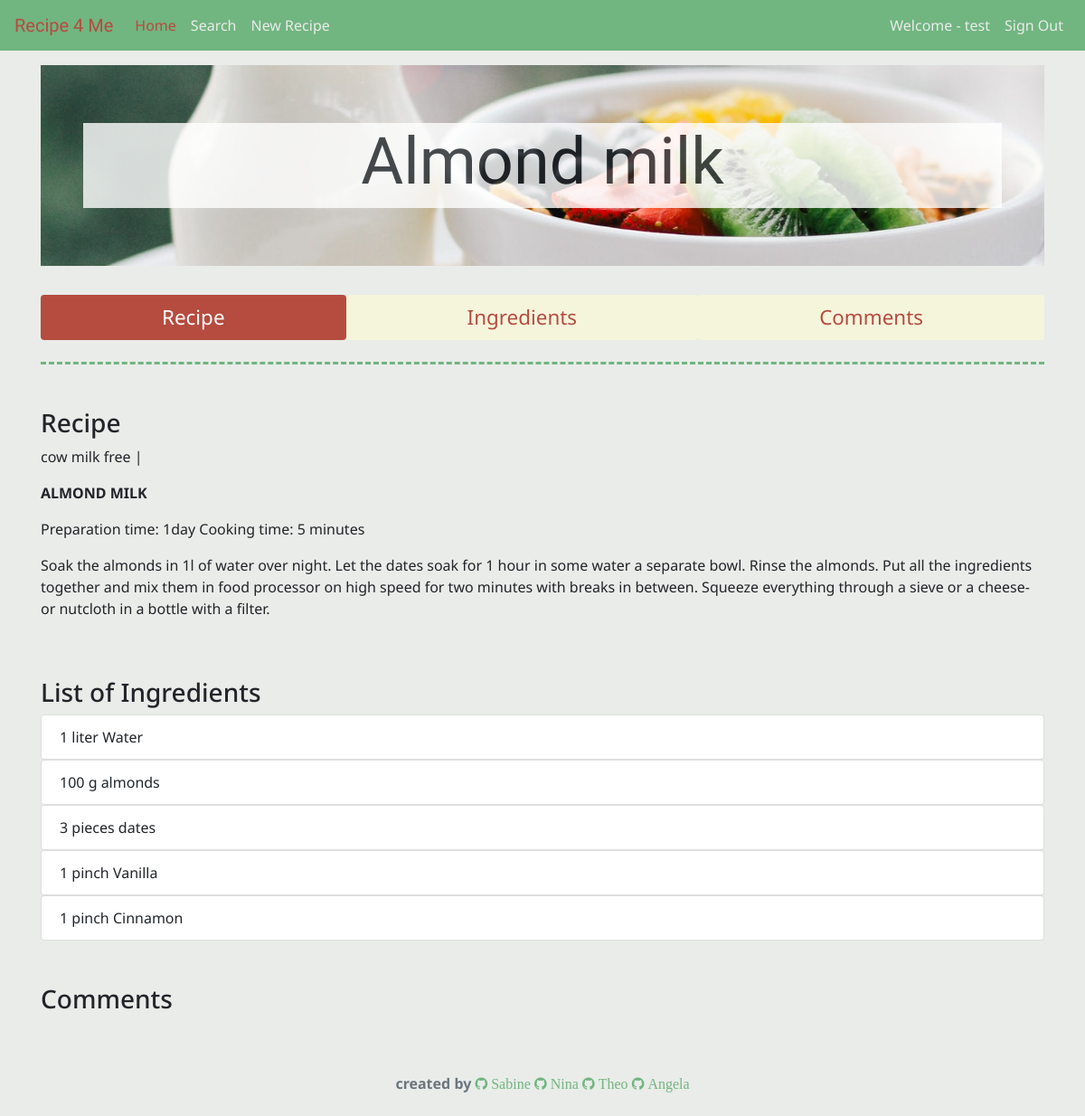
The app's page /recipe.php?id=5 (signed in) with its own data.
### tables this page shows
CREATE TABLE `users` (
  `userid` int(11) NOT NULL,
  `username` varchar(30) NOT NULL,
  `userlastname` varchar(30) NOT NULL,
  `useremail` varchar(60) NOT NULL,
  `userpass` varchar(255) NOT NULL
);

CREATE TABLE `recipe` (
  `idRecipe` int(11) NOT NULL,
  `name` varchar(300) NOT NULL,
  `cookingMethod` varchar(8000) NOT NULL,
  `instructions` varchar(8000) NOT NULL,
  `origin` varchar(50) NOT NULL,
  `fk_idImage` int(11) NOT NULL DEFAULT '1',
  `fk_userid` int(11) NOT NULL DEFAULT '1'
);

CREATE TABLE `images` (
  `idImage` int(11) NOT NULL,
  `image` varchar(200) NOT NULL
);

CREATE TABLE `tags` (
  `idTag` int(11) NOT NULL,
  `category` varchar(100) NOT NULL
);

CREATE TABLE `amount_ingredients` (
  `idAmount` int(11) NOT NULL,
  `amount` int(55) NOT NULL,
  `unit` varchar(50) NOT NULL,
  `ingredient` varchar(100) NOT NULL,
  `fk_idUnits` int(11) DEFAULT NULL,
  `fk_idIngredients` int(11) DEFAULT NULL,
  `fk_idRecipe` int(11) DEFAULT NULL
);

CREATE TABLE `units` (
  `idUnits` int(11) NOT NULL,
  `unit_EN` varchar(255) NOT NULL,
  `unit_DE` varchar(255) NOT NULL
);

CREATE TABLE `ingredient` (
  `idIngredient` int(11) NOT NULL,
  `ingredient` varchar(255) NOT NULL
);

### recipe.php (the view, shortened to what this page needs)
<?php
require_once 'actions/dbconnect.php';
 $res=mysqli_query($conn, "SELECT * FROM users WHERE userid=".$_SESSION['user']);
 $userRow=mysqli_fetch_array($res, MYSQLI_ASSOC);
?>
<!doctype html>
<html lang="en">
  <head>
    <link rel="stylesheet" href="https://cdnjs.cloudflare.com/ajax/libs/font-awesome/4.7.0/css/font-awesome.min.css">
    <link rel="stylesheet" href="https://maxcdn.bootstrapcdn.com/font-awesome/4.7.0/css/font-awesome.min.css">
    <link rel="stylesheet" href="https://maxcdn.bootstrapcdn.com/bootstrap/4.0.0/css/bootstrap.min.css">
    <link rel="stylesheet" href="css/custom.css">
  </head>
  <body data-spy="scroll" data-target=".navbar" data-offset="50">
    <nav class="navbar navbar-custom navbar-expand-md fixed-top">
      <a class="navbar-brand" href="index.php" id="brand_text">Recipe 4 Me</a>
      <div class="collapse navbar-collapse" id="navbarCollapse">
        <ul class="navbar-nav mr-auto">
          <li class="nav-item active">
            <a class="nav-link" href="home.php">Home<span class="sr-only">(current)</span></a>
          </li>
          <li class="nav-item">
            <a class="nav-link" href="filter.php">Search</a>
          </li>
          <li class="nav-item">
            <a class="nav-link" href="recipe_create.php">New Recipe</a>
          </li>
        </ul>
        <ul class="navbar-nav navbar-right">
          <li class="nav-item"><span class="nav-link">Welcome - <?php echo $userRow['username']; ?></span></li>
          <li class="nav-item"><a class="nav-link" href="logout.php?logout">Sign Out</a></li>
        </ul>
      </div>
    </nav>
<main role="main" class="container">
 <?php
 if($_GET) {
    $rid = $_GET['id'];
}
    $sql = "SELECT `images`.`image`, `recipe`.`name`, `recipe`.`cookingMethod`, `recipe`.`instructions`, `recipe`.`idRecipe`
FROM `recipe`
    LEFT JOIN `images` ON `recipe`.`fk_idImage` = `images`.`idImage`
WHERE `recipe`.`idRecipe` = {$rid}";
    $result = $conn->query($sql);
    if($result->num_rows > 0) {
    while($row = $result->fetch_assoc()) {
        echo "
  <div class='container-full-bg' style='background-image:url(img/" . $row['image'] . ");'>
    <div class='container special'>
      <div class='jumbotron' id='jumbotron-bg-image'>
        <div class='container'>
          <div class='row'>
            <div class='col-s-12 col-md-12' id='bg_text'>
          <h1 class='display-3 text-center' id='brand_text'>".$row['name']."</h1>
          ";
    }
    } else {
    echo "<p>No content avaliable</p>";
}
?>
          </div>
          </div>
      </div>
    </div>
  </div>
</div>
  <div>
      <ul class="nav nav-pills red flex-column flex-sm-row justify-content-center nav-fill mt-3">
    <li class="nav-item pill-1">
      <a class="nav-link active" href="#section1">Recipe</a>
    </li>
    <li class="nav-item pill-2">
      <a class="nav-link" href="#section2">Ingredients</a>
    </li>
    <li class="nav-item pill-3">
      <a class="nav-link" href="#section3">Comments</a>
    </li>
    </ul>
  </div>
<div><hr class="style5 mt-4"></div>
  <div class="col-s-12 col-md-12 mt-5 pl-0" id="section1">
    <h3>Recipe</h3>
    <?php
    if($_GET) {
    $rid1 = $_GET['id'];
}
    $sql1 = "SELECT `recipe`.`name`, `tags`.`category`
FROM `recipe`
    LEFT JOIN `recipe_tags` ON `recipe_tags`.`fk_idRecipe` = `recipe`.`idRecipe`
    LEFT JOIN `tags` ON `recipe_tags`.`fk_idTag` = `tags`.`idTag`
WHERE `recipe`.`idRecipe` = {$rid1}
";
        $result1 = $conn->query($sql1);
    if($result1->num_rows > 0) {
    while($row1 = $result1->fetch_assoc()) {
        echo "
        <span>  ".$row1['category']." |</span>
     ";
    }
    } else {
    echo "<p>No content avaliable</p>";
}
?>
  </div>
<div class="row" id="summary">
  <div class="col-s-12 col-md-12 mt-3 mb-5">
<?php
    $result2 = $conn->query($sql);
    if($result2->num_rows > 0) {
    while($row2 = $result2->fetch_assoc()) {
        echo "
      <p class='text-uppercase font-weight-bold'>".$row2['name']."</p>
      <p>".$row2['cookingMethod']."</p>
      <p>".$row2['instructions']."</p>
     ";
    }
    } else {
    echo "<p>No content avaliable</p>";
}
?>
  </div>
  <div class="col-s-12 col-md-12 mb-5" >
    <h3 id="section2">List of Ingredients</h3>
    <?php
    if($_GET) {
    $rid = $_GET['id'];
}
    $sql = "SELECT `amount_ingredients`.`amount`, `units`.`unit_EN`, `ingredient`.`ingredient`, `recipe`.`idRecipe`
FROM `recipe`
    LEFT JOIN `amount_ingredients` ON `amount_ingredients`.`fk_idRecipe` = `recipe`.`idRecipe`
    LEFT JOIN `units` ON `amount_ingredients`.`fk_idUnits` = `units`.`idUnits`
    LEFT JOIN `ingredient` ON `amount_ingredients`.`fk_idIngredients` = `ingredient`.`idIngredient`
WHERE `recipe`.`idRecipe` = {$rid}
";
    $result = $conn->query($sql);
    if($result->num_rows > 0) {
    while($row = $result->fetch_assoc()) {
        echo "
      <ul class='list-group'>
      <li class='list-group-item'> ".$row['amount']."  ".$row['unit_EN']."  ".$row['ingredient']."</li>
      </ul>
     ";
    }
    } else {
    echo "<p>No content avaliable</p>";
}
?>
  </div>
  <div class="col-s-12 col-md-12" id="section3">
    <h3>Comments</h3>
  </div>
</div>
</main>
<footer class="footer">
      <div class="container text-center mt-5 mb-4">
        <span class="text-muted font-weight-bold">created by   <a href="https://github.com/sabkiha"><i class="fa fa-github"> Sabine</i></a></span>
                                           <a href=""></a><i class="fa fa-github"> Nina</i></span>
                                           <a href="https://github.com/tpatkos"><i class="fa fa-github"> Theo</i></a></span>
                                           <a href="https://github.com/lalofee"><i class="fa fa-github"> Angela</i></a></span>
      </div>
    </footer>
  </body>
</html>

### css/custom.css (style rules this page uses)
body { padding-top: 4.5rem; background: #E9ECE9; font-family: 'Noto Sans', sans-serif; height:100%;width:100%; }
#brand_text { font-family: 'Berkshire Swash', cursive; }
.navbar-custom { background-color: #71B580; }
.navbar-custom .navbar-brand, .navbar-custom .navbar-text { color: #B64B3F; }
.navbar-custom .navbar-nav .nav-link { color: #E9ECE9; }
.navbar-custom .nav-item.active .nav-link, .navbar-custom .nav-item:hover .nav-link { color: #B64B3F; }
.nav { font-size: 1.4em; }
.nav-pills .pill-2 .nav-link:not(.active) { background-color: #F5F5DC; color: #B64B3F; }
.nav-pills .pill-3 .nav-link:not(.active) { background-color: #F5F5DC; color: #B64B3F; }
.nav-pills .pill-1 .nav-link { background-color: #B64B3F; color: white; }
.nav-pills .pill-2 .nav-link { background-color: #B64B3F; color: white; }
.nav-pills .pill-3 .nav-link { background-color: #B64B3F; color: white; }
hr.style5 { background-color: #E9ECE9; border-top: 3px dashed #71B580; }
#jumbotron-bg-image { background-color:inherit; }
.container-full-bg { width:100%;height:100%;max-width:100%;background-position:center;background-size:cover; }
.container-full-bg .container, .container-full-bg .container .jumbotron { height:100%;width:100%; }
#bg_text { background-color: white; opacity: 0.8; }
.fa { color: #71B580; }

### records on screen
users: username "test"
recipe: fk_idImage.image (picture), name "Almond milk", tags.category "cow milk free", name "ALMOND MILK", cookingMethod "Preparation time: 1day Cooking time: 5 minutes", instructions "Soak the almonds in 1l of water over night. Let the dates soak for 1 hour in some water a separate bowl. Rinse the almonds. Put all the ingredients together and mix them in food processor on high speed for two minutes with breaks in between. Squeeze everything through a sieve or a cheese- or nutcloth in a bottle with a filter.", amount_ingredients.amount "1", units.unit_EN "liter", ingredient.ingredient "Water", amount_ingredients.amount "100", units.unit_EN "g", ingredient.ingredient "almonds", amount_ingredients.amount "3", units.unit_EN "pieces", ingredient.ingredient "dates", units.unit_EN "pinch", ingredient.ingredient "Vanilla", ingredient.ingredient "Cinnamon"
